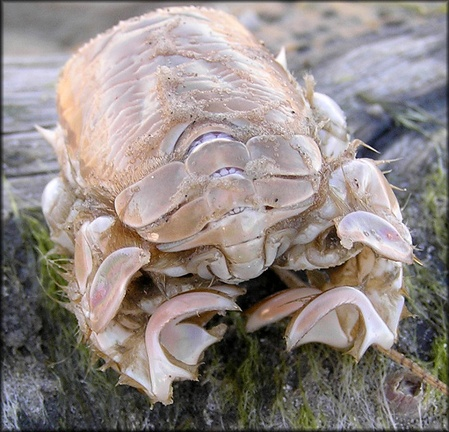
#> input picture assets/Albunea_catherinae.jpg, 449 x 432 px, shrunk from 547 x 527 before the run
$ python -i image_helper.py   (imports and definitions only)
#> lines starting #> are read from the running program, lines starting #| are printed output that depends on the picture; after the words box and inside, x2 and y2 are one past the last pixel; in counts of white or black regions, pixels touching at a corner belong together
""" **************************
    ***     IMAGE HELPER     ***
    ************************** """
# Este archivo contiene la clase ImageHelper que se encarga de gestionar el procesamiento de imágenes.

# --- Importaciones ---
import cv2
import numpy as np
import os

# --- Clase principal ---
class ImageHelper:
    @staticmethod # Metodo estatico que sirve para procesar la imagen y detectar rasgos taxonómicos básicos funciona con OpenCV
    # @staticmethod es un decorador que permite que un metodo sea llamado sin necesidad de crear una instancia de la clase

    # Función que procesa la imagen y detecta rasgos taxonómicos básicos
    def process_image(image_path):
        """
        Analiza la imagen para detectar rasgos taxonómicos básicos.
        Extrae contornos y dimensiones del espécimen.
        """
#> called with image_path = '../../assets/Albunea_catherinae.jpg'
        try:
            img = cv2.imread(image_path)
#> img is the input picture: shape (432, 449, 3); mean B, G, R 133.3, 136.2, 145.5
            if img is None: return None

            # 1. Preprocesamiento
            # Reducir ruido y convertir a escala de grises
            blur = cv2.GaussianBlur(img, (5, 5), 0)
            gray = cv2.cvtColor(blur, cv2.COLOR_BGR2GRAY)
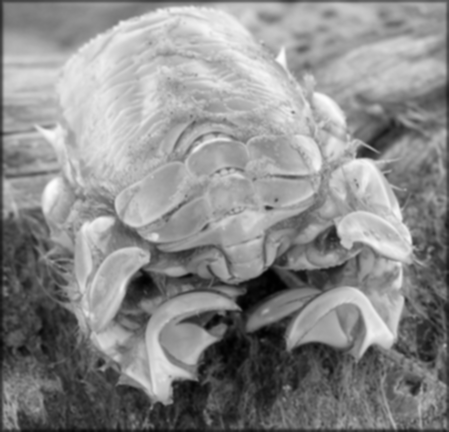
#> gray: shape (432, 449); min 0, max 253, mean 138.7

            # 2. Segmentación (Canny edge detection o Thresholding)
            # Usamos Otsu's thresholding para separar al espécimen del fondo
            _, thresh = cv2.threshold(gray, 0, 255, cv2.THRESH_BINARY_INV + cv2.THRESH_OTSU)
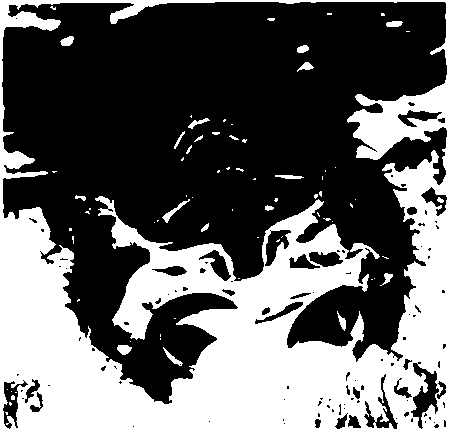
#> thresh: shape (432, 449); 38.5% white; 74 white regions (52 under 20 px), largest, box (x1, y1, x2, y2) and area: (0, 0, 449, 432) 73166, (162, 199, 190, 223) 132, (117, 345, 132, 355) 109

            # 3. Detección de Contornos
            contours, _ = cv2.findContours(thresh, cv2.RETR_EXTERNAL, cv2.CHAIN_APPROX_SIMPLE)
#> contours = [[[0, 0], [0, 431], [448, 431], [448, 0]]]

            if not contours:
                return {"status": "no_specimen_detected"}

            # Tomar el contorno más grande (asumimos que es el espécimen)
            c = max(contours, key=cv2.contourArea) if len(contours) > 0 else None
#> c = [[0, 0], [0, 431], [448, 431], [448, 0]]
            if c is None: return None

            # 4. Análisis de Forma (Conceptualización Taxonómica)
            x, y, w, h = cv2.boundingRect(c)
#> x = 0; y = 0; w = 449; h = 432
            aspect_ratio = float(w)/h
#> aspect_ratio = 1.04

            # Clasificar forma
            shape_type = "ovalado" if aspect_ratio < 0.8 else "subcilindrico"
#> shape_type = 'subcilindrico'

            # --- NUEVO: Dibujar resaltado visual ---
            processed_img = img.copy()
            # Dibujar contorno en verde cian
            cv2.drawContours(processed_img, [c], -1, (255, 255, 0), 2)
            # Dibujar cuadro delimitador
            cv2.rectangle(processed_img, (x, y), (x + w, y + h), (0, 255, 255), 2)
            # Añadir etiqueta (Ajuste dinámico para que no se corte arriba)
            text_y = y - 10 if y > 30 else y + 25
#> text_y = 25
            cv2.putText(processed_img, f"IA: {shape_type.upper()}", (x, text_y),
                        cv2.FONT_HERSHEY_SIMPLEX, 0.7, (0, 255, 255), 2)
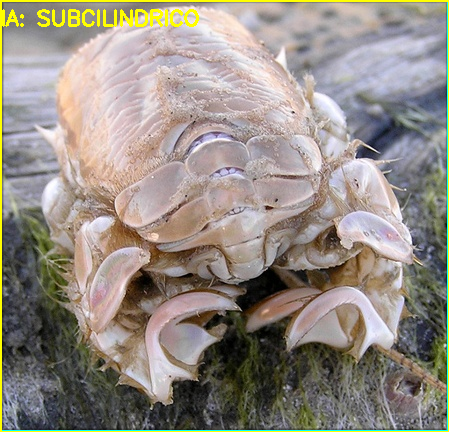
#> processed_img: shape (432, 449, 3); mean B, G, R 132.2, 140.6, 148.7

            # Guardar visualización temporal
            temp_path = os.path.join("assets", "temp_detection.png")
            cv2.imwrite(temp_path, processed_img)

            return {
                "status": "success",
                "aspect_ratio": round(aspect_ratio, 2),
                "detected_shape": shape_type,
                "bbox": (x, y, w, h),
                "processed_image": temp_path
            }
        except Exception as e:
            print(f"Error en ImageHelper: {e}")
            return None

# Instancia global
image_helper = ImageHelper()

>>> result = ImageHelper().process_image('../../assets/Albunea_catherinae.jpg')
#> result = {'status': 'success', 'aspect_ratio': 1.04, 'detected_shape': 'subcilindrico', 'bbox': (0, 0, 449, 432), 'processed_image': 'assets/temp_detection.png'}

$ run again, on assets/caparazon_albuneidae.png
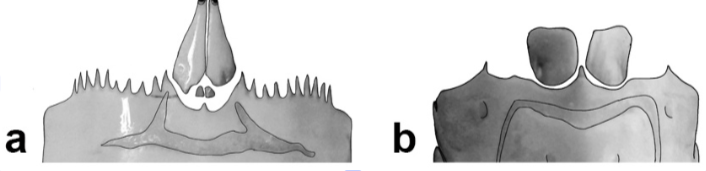
#> input picture assets/caparazon_albuneidae.png, 706 x 171 px
#> in process_image, img is the input picture: shape (171, 706, 3); mean B, G, R 210.6, 210.6, 210.6
#> in process_image, `_, thresh = cv2.threshold(gray, 0, 255, cv2.THRESH_BINARY_INV + cv2.TH..`:
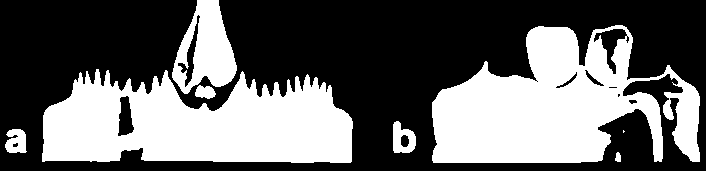
#> thresh: shape (171, 706); 40% white; 8 white regions (1 under 20 px)
#> contours = 8 contours, 1 with area under 20; largest, box (x1, y1, x2, y2) and area: (432, 25, 700, 163) 22564, (42, 69, 353, 163) 21116, (172, 0, 237, 94) 3751, (393, 121, 416, 153) 516, (5, 129, 27, 153) 374, (195, 85, 216, 99) 184, (615, 152, 621, 162) 34
#> c = contour of 483 points, box (x1, y1, x2, y2) (432, 25, 700, 163), area 22564
#> x = 432; y = 25; w = 268; h = 138
#> aspect_ratio = 1.94
#> shape_type = 'subcilindrico'
#> text_y = 50
#> in process_image, `cv2.putText(processed_img, f"IA: {shape_type.upper()}", (x, text_y), c..`:
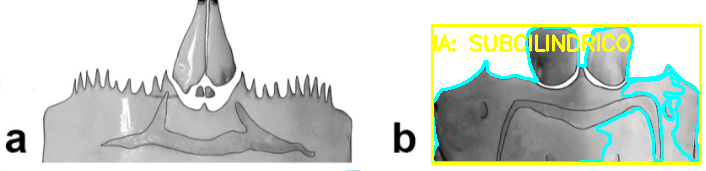
#> processed_img: shape (171, 706, 3); mean B, G, R 205.3, 213.7, 206.2
#> result = {'status': 'success', 'aspect_ratio': 1.94, 'detected_shape': 'subcilindrico', 'bbox': (432, 25, 268, 138), 'processed_image': 'assets/temp_detection.png'}
